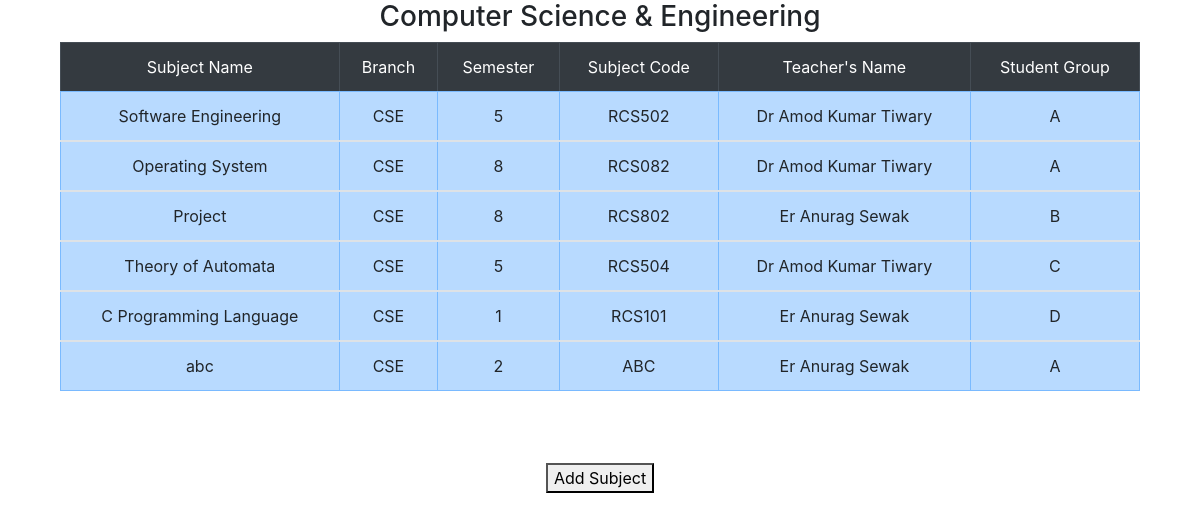
The page /director/showsubject/8 (signed in) on the database its author committed.
### director/models.py (models this page shows)
class Subject(models.Model):
    subjectname=models.CharField(max_length=50)
    semester=models.CharField(max_length=50)
    dept=models.CharField(max_length=50)
    subjectcode=models.CharField(max_length=50)
    teachername=models.CharField(max_length=50)
    studentgroup=models.CharField(max_length=50)
    attendanceDateTime=models.CharField(max_length=50)

### director/views.py (the view)
# urls.py: url(r'^showsubject/(?P<id>\d+)$',views.showsubject,name='showsubject'),
def showsubject(request,id):
    if request.session['direcid']:
          e=Department.objects.get(id=id)
          ss=Subject.objects.filter(dept=e.deptname)
          p=''
          if(e.deptname=="CSE"):
              p='Computer Science & Engineering'
          elif(e.deptname=="EE"):
              p="Electrical Engineering"
          elif(e.deptname=="EL"):
              p="Electronic Engineering"
          return render(request,'showsubject.html',{'ss':ss,'p':p})
    else:
        return render(request,'index.html')

### director/templates/showsubject.html (shortened to what this page needs)
<!DOCTYPE html>
<html lang="en">
{% load static%}
<head>
<link rel="stylesheet" href="https://stackpath.bootstrapcdn.com/bootstrap/4.3.1/css/bootstrap.min.css">
<link rel="stylesheet" href="https://maxcdn.bootstrapcdn.com/font-awesome/4.7.0/css/font-awesome.min.css">
</head>
<body>
        <div class="table-responsive">
             <center><h3>{{p}}</h3></center>
      <table border="1" style="margin:0px auto;width:90%" class="table">
          <thead class="table-dark" style="text-align:center">
             <tr>
                 <td>Subject Name</td>
                 <td>Branch</td>
                 <td>Semester</td>
                 <td>Subject Code</td>
                 <td>Teacher's Name</td>
                 <td>Student Group</td>
             </tr>
          </thead>
          {% for e in ss%}
          <tbody class="table-hover">
               <tr class="table-primary" style="text-align:center">
                   <td>{{e.subjectname}}</td>
                   <td>{{e.dept}}</td>
                   <td>{{e.semester}}</td>
                   <td>{{e.subjectcode}}</td>
                   <td>{{e.teachername}}</td>
                   <td>{{e.studentgroup}}</td>
               </tr>
          </tbody>
{%endfor%}
            </table>
           <br/>
</div>
       <br/>
       <br/>
          <center>
<form action="{%url 'director:createsubject'%}" method="post">
    <button type="submit" name="addsubject" id="addsubject">Add Subject</button>
</form>
                 </center>
</body>
</html>

### rows shown on the page
Subject: subjectname "Software Engineering", dept "CSE", semester "5", subjectcode "RCS502", teachername "Dr Amod Kumar Tiwary", studentgroup "A"
Subject: subjectname "Operating System", dept "CSE", semester "8", subjectcode "RCS082", teachername "Dr Amod Kumar Tiwary", studentgroup "A"
Subject: subjectname "Project", dept "CSE", semester "8", subjectcode "RCS802", teachername "Er Anurag Sewak", studentgroup "B"
Subject: subjectname "Theory of Automata", dept "CSE", semester "5", subjectcode "RCS504", teachername "Dr Amod Kumar Tiwary", studentgroup "C"
Subject: subjectname "C Programming Language", dept "CSE", semester "1", subjectcode "RCS101", teachername "Er Anurag Sewak", studentgroup "D"
Subject: subjectname "abc", dept "CSE", semester "2", subjectcode "ABC", teachername "Er Anurag Sewak", studentgroup "A"

### other values the page prints
{{ p }} "Computer Science & Engineering"
